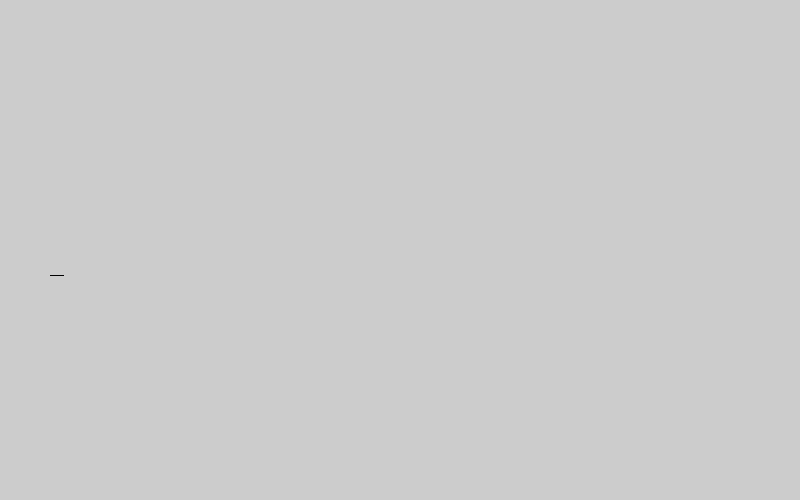
Frame 1 (no input)
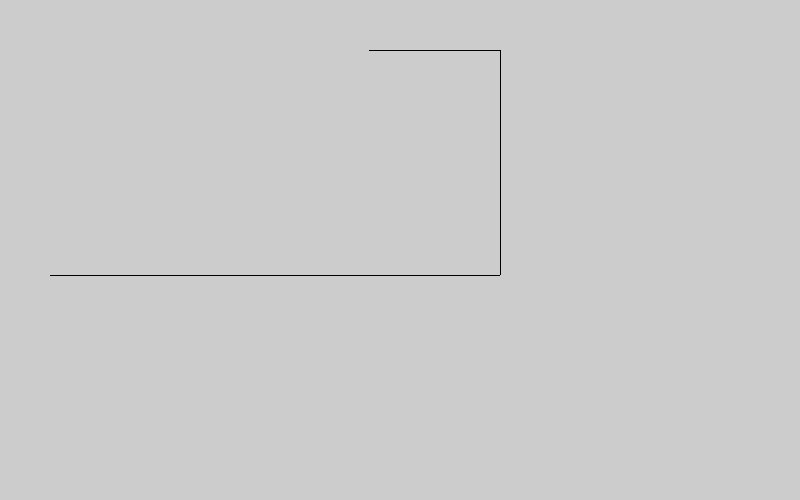
Frame 60 (the mouse pressed at the canvas centre just before this capture)
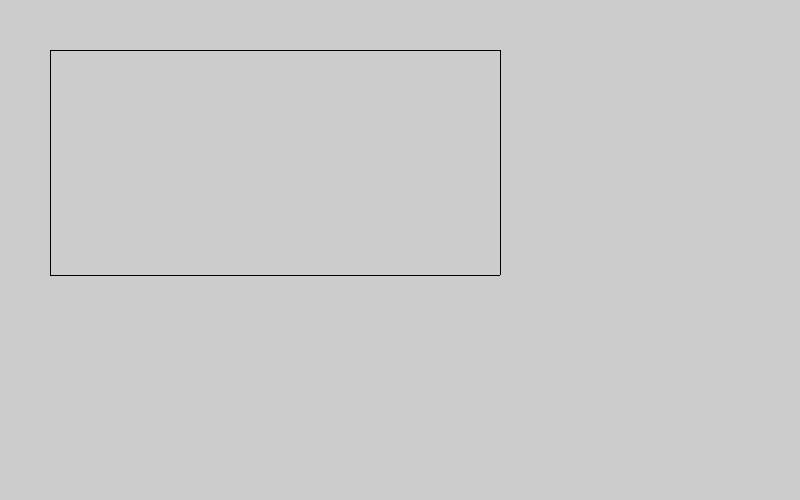
Frame 120 (the mouse held since frame 60 and released just before this capture)

The Processing sketch that drew these frames (run headless with seeded random() and noise(); from frame 60 on, the mouse is pressed at the canvas centre):

// Processing sketch: guilloche
// ── guilloche.pde

/* 
 * This program animates a rectangular path, such as might be used
 * as the path of the first wheel in a guilloche pattern for a certificate
 * or diploma, or something like that.
 *
 * It works by iterating t through two functions providing x and y 
 * coordinates as a function of t for a rectangle of given dimensions.
 */

/* floating point modulus function */
float fmodulus(float a, float b)
{
        return a - floor(a / b) * b;
}

/* parametric function for x = f(t) for rectangular path */
float prectanglex(float t, float period, float width, float height)
{
    float z;
    float r1, r2, r3; /* 4 regions, boundaries at r1, r2, r3 */
    float total_len = 2 * width + 2 * height;
    
    z = fmodulus(t, period);
    r1 = (width / total_len) * period;
    r2 = ((width + height) / total_len) * period;
    r3 = ((2 * width + height) / total_len) * period;

    if (z <= r1) { /* bottom of rectangle, moving right */
       return (z / r1) * width;
    }
    if (z <= r2) { /* right side of rectangle, moving up */
       return width;
    }
    if (z <= r3) { /* top of rectangle, moving left */
      return  -(((z - r1 - r2) / (r3 - r2)) * width);
    }
    return 0;    /* left side of rectangle, moving down */ 
}

/* parametric function for y = f(t) for rectangular path */
float prectangley(float t, float period, float width, float height)
{
  float z;
  float r1, r2, r3; /* 4 regions, boundaries at r1, r2, r3 */
  float total_len = 2 * width + 2 * height;
    
  z = fmodulus(t, period);
  r1 = (width / total_len) * period;
  r2 = ((width + height) / total_len) * period;
  r3 = ((2 * width + height) / total_len) * period;
  
  
  if (z <= r1) { /* bottom of rectangle, moving right */
    return height;
  }
  if (z <= r2) { /* right side of rectangle, moving up */
    return height - (((z - r1) / (r2 - r1)) * height);
  }
  if (z <= r3) { /* top of rectangle */
      return 0;
  }
  /* left side of rectangle, moving down. */
  return ((z - r3) / (period - r3)) * height;
}

void setup() {  // setup() runs once
  size(800, 500);
  frameRate(30);
}

float t = 0;

void draw()
{
  float x1, y1, x2, y2;
  
  for (int i = 0; i < 10000; i++) {
    x1 = prectanglex(t, 100, 450, 225);
    y1 = prectangley(t, 100, 450, 225);
    point(x1 + 50, y1 + 50);
    t += 0.0001;
  }
}
